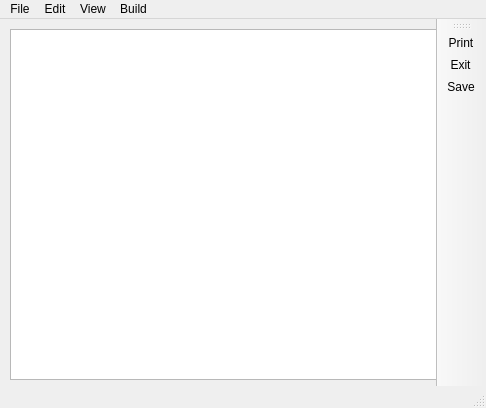
<?xml version="1.0" encoding="UTF-8"?>
<ui version="4.0">
 <class>MainWindow</class>
 <widget class="QMainWindow" name="MainWindow">
  <property name="geometry">
   <rect>
    <x>0</x>
    <y>0</y>
    <width>486</width>
    <height>408</height>
   </rect>
  </property>
  <property name="windowTitle">
   <string>MainWindow</string>
  </property>
  <widget class="QWidget" name="centralwidget">
   <widget class="QPlainTextEdit" name="textEditor">
    <property name="geometry">
     <rect>
      <x>10</x>
      <y>10</y>
      <width>461</width>
      <height>351</height>
     </rect>
    </property>
   </widget>
  </widget>
  <widget class="QMenuBar" name="menubar">
   <property name="geometry">
    <rect>
     <x>0</x>
     <y>0</y>
     <width>486</width>
     <height>21</height>
    </rect>
   </property>
   <widget class="QMenu" name="menuFile">
    <property name="title">
     <string>File</string>
    </property>
    <widget class="QMenu" name="menuOpen">
     <property name="title">
      <string>Open</string>
     </property>
     <addaction name="actionOpen_File"/>
    </widget>
    <addaction name="actionNew"/>
    <addaction name="menuOpen"/>
    <addaction name="separator"/>
    <addaction name="actionSave"/>
    <addaction name="actionPrint"/>
    <addaction name="actionExit"/>
   </widget>
   <widget class="QMenu" name="menuEdit">
    <property name="title">
     <string>Edit</string>
    </property>
   </widget>
   <widget class="QMenu" name="menuView">
    <property name="title">
     <string>View</string>
    </property>
   </widget>
   <widget class="QMenu" name="menuBuild">
    <property name="title">
     <string>Build</string>
    </property>
   </widget>
   <addaction name="menuFile"/>
   <addaction name="menuEdit"/>
   <addaction name="menuView"/>
   <addaction name="menuBuild"/>
  </widget>
  <widget class="QToolBar" name="toolBar">
   <property name="windowTitle">
    <string>toolBar</string>
   </property>
   <attribute name="toolBarArea">
    <enum>RightToolBarArea</enum>
   </attribute>
   <attribute name="toolBarBreak">
    <bool>false</bool>
   </attribute>
   <addaction name="actionPrint"/>
   <addaction name="actionExit"/>
   <addaction name="actionSave"/>
  </widget>
  <widget class="QStatusBar" name="statusBar"/>
  <action name="actionNew">
   <property name="text">
    <string>New</string>
   </property>
  </action>
  <action name="actionSave">
   <property name="icon">
    <iconset resource="resources.qrc">
     <normaloff>:/assets/icons/save.png</normaloff>:/assets/icons/save.png</iconset>
   </property>
   <property name="text">
    <string>Save</string>
   </property>
  </action>
  <action name="actionPrint">
   <property name="icon">
    <iconset resource="resources.qrc">
     <normaloff>:/assets/icons/print-solid.png</normaloff>
     <normalon>icons/print-solid.svg</normalon>:/assets/icons/print-solid.png</iconset>
   </property>
   <property name="text">
    <string>Print</string>
   </property>
   <property name="shortcut">
    <string>Ctrl+P</string>
   </property>
  </action>
  <action name="actionOpen_File">
   <property name="text">
    <string>Open File...</string>
   </property>
  </action>
  <action name="actionExit">
   <property name="icon">
    <iconset resource="resources.qrc">
     <normaloff>:/assets/icons/exit.png</normaloff>:/assets/icons/exit.png</iconset>
   </property>
   <property name="text">
    <string>Exit</string>
   </property>
  </action>
 </widget>
 <resources>
  <include location="resources.qrc"/>
 </resources>
 <connections/>
</ui>
